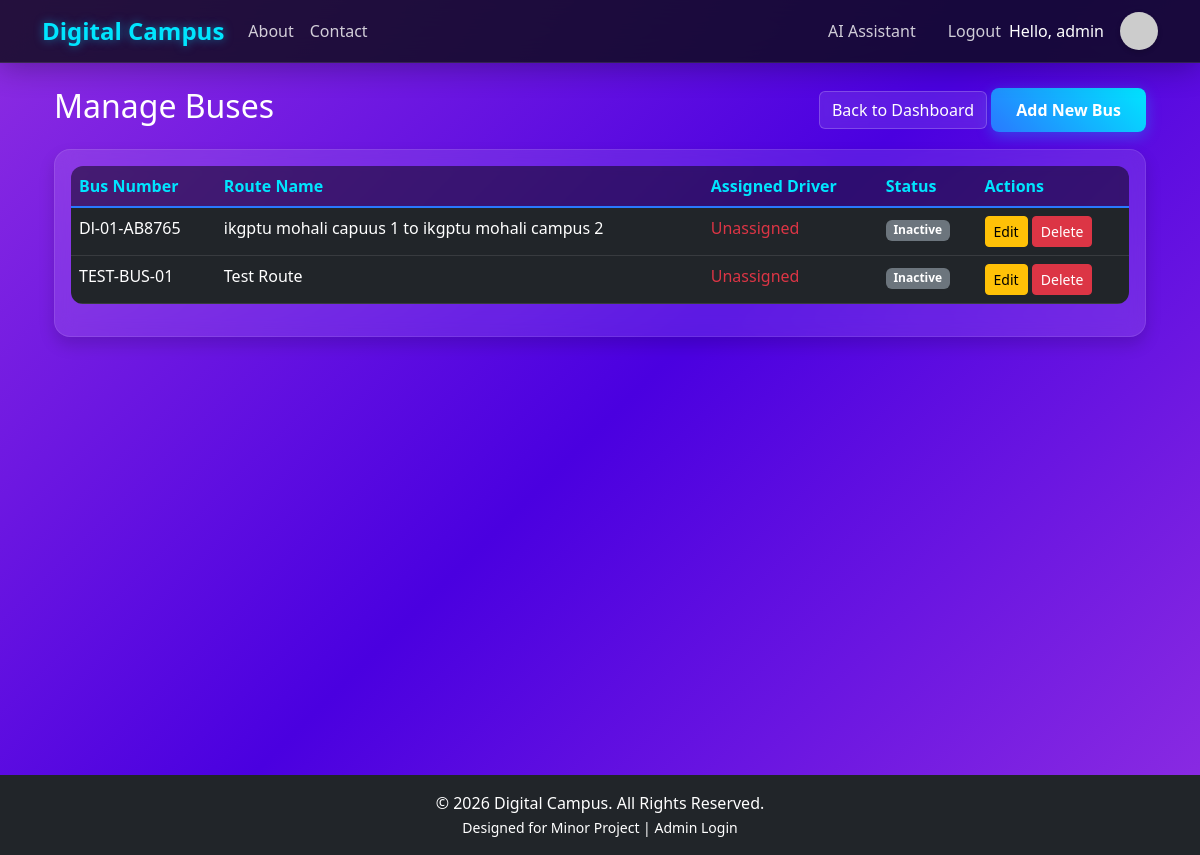
/manage-buses/ (signed in), run on the app's committed database.
### core/models.py (models this page shows, shortened)
class User(AbstractUser):
    ROLE_CHOICES = (
        ('student', 'Student'),
        ('teacher', 'Teacher'),
        ('admin', 'Admin'),
        ('driver', 'Driver'),
    )
    role = models.CharField(max_length=10, choices=ROLE_CHOICES, default='student')
    profile_pic = models.ImageField(upload_to='profile_pics/', blank=True, null=True)
    def is_admin(self):
        return self.role == 'admin'
    @property
    def display_name(self):
        full_name = f"{self.first_name} {self.last_name}".strip()
        return full_name if full_name else self.username

class Bus(models.Model):
    bus_number = models.CharField(max_length=20, unique=True)
    driver = models.OneToOneField(Driver, on_delete=models.SET_NULL, null=True, blank=True)
    route_name = models.CharField(max_length=100)
    latitude = models.FloatField(null=True, blank=True)
    longitude = models.FloatField(null=True, blank=True)
    last_updated = models.DateTimeField(auto_now=True)
    is_active = models.BooleanField(default=False) # Is the trip active?

### core/views.py (the view)
# urls.py: path('manage-buses/', views.admin_bus_list, name='admin_bus_list'),
@login_required
def admin_bus_list(request):
    if not request.user.is_admin():
        return redirect('home')
    buses = Bus.objects.all().order_by('bus_number')
    return render(request, 'core/admin_bus_list.html', {'buses': buses})

### templates/core/admin_bus_list.html
{% extends 'base.html' %}
{% block content %}
<div class="container mt-4">
    <div class="d-flex justify-content-between align-items-center mb-3">
        <h2>Manage Buses</h2>
        <div>
            <a href="{% url 'admin_dashboard' %}" class="btn btn-secondary">Back to Dashboard</a>
            <a href="{% url 'admin_add_bus' %}" class="btn btn-primary">Add New Bus</a>
        </div>
    </div>
    <div class="card shadow"
        style="background: rgba(255, 255, 255, 0.1); backdrop-filter: blur(10px); border: 1px solid rgba(255, 255, 255, 0.1);">
        <div class="card-body">
            {% if buses %}
            <div class="table-responsive">
                <table class="table table-dark table-hover" style="background: transparent;">
                    <thead class="table-dark">
                        <tr>
                            <th>Bus Number</th>
                            <th>Route Name</th>
                            <th>Assigned Driver</th>
                            <th>Status</th>
                            <th>Actions</th>
                        </tr>
                    </thead>
                    <tbody>
                        {% for bus in buses %}
                        <tr>
                            <td>{{ bus.bus_number }}</td>
                            <td>{{ bus.route_name }}</td>
                            <td>
                                {% if bus.driver %}
                                {{ bus.driver.user.username }} ({{ bus.driver.phone_number }})
                                {% else %}
                                <span class="text-danger">Unassigned</span>
                                {% endif %}
                            </td>
                            <td>
                                {% if bus.is_active %}
                                <span class="badge bg-success">Active</span>
                                {% else %}
                                <span class="badge bg-secondary">Inactive</span>
                                {% endif %}
                            </td>
                            <td>
                                <a href="{% url 'admin_edit_bus' bus.id %}" class="btn btn-sm btn-warning">Edit</a>
                                <a href="{% url 'admin_delete_bus' bus.id %}" class="btn btn-sm btn-danger"
                                    onclick="return confirm('Are you sure you want to delete this bus?');">Delete</a>
                            </td>
                        </tr>
                        {% endfor %}
                    </tbody>
                </table>
            </div>
            {% else %}
            <div class="alert alert-info text-center">
                No buses found. Click "Add New Bus" to get started.
            </div>
            {% endif %}
        </div>
    </div>
</div>
{% endblock %}

### templates/includes/navbar.html (shortened to what this page needs)
<nav class="navbar navbar-expand-lg navbar-dark bg-dark">
    <div class="container">
        <div class="d-flex align-items-center">
            <a class="navbar-brand fw-bold mb-0" href="{% url 'home' %}">Digital Campus</a>
        </div>
        {% if user.is_authenticated %}
        <div class="d-flex align-items-center ms-auto order-lg-last">
            <a href="{% url 'user_profile' %}" class="text-decoration-none d-flex align-items-center">
                <span class="text-white d-none d-lg-block me-3 fw-medium">Hello, {{ user.display_name }}</span>
                {% if user.profile_pic %}
                    <img src="{{ user.profile_pic.url }}" alt="Profile" style="width: 38px; height: 38px; border-radius: 50%; object-fit: cover; border: 2px solid rgba(255,255,255,0.2);">
                {% else %}
                    <img src="https://ui-avatars.com/api/?name={{ user.display_name }}&background=6366f1&color=fff&size=38&font-size=0.5" alt="Profile" style="width: 38px; height: 38px; border-radius: 50%; box-shadow: 0 2px 5px rgba(0,0,0,0.2);">
                {% endif %}
            </a>
        </div>
        {% endif %}
        <div class="collapse navbar-collapse order-lg-2" id="navbarNav">
            <ul class="navbar-nav me-auto">
                <li class="nav-item">
                    <a class="nav-link" href="{% url 'about' %}">About</a>
                </li>
                <li class="nav-item">
                    <a class="nav-link" href="{% url 'contact' %}">Contact</a>
                </li>
            </ul>
            <ul class="navbar-nav ms-auto">
                {% if user.is_authenticated %}
                <li class="nav-item me-lg-3">
                    <a class="nav-link text-white" href="{% url 'chatbot' %}">AI Assistant</a>
                </li>
                <li class="nav-item">
                    <a class="nav-link text-white" href="{% url 'logout' %}">Logout</a>
                </li>
                {% endif %}
            </ul>
        </div>
    </div>
</nav>

### static/css/style.css (style rules this page uses)
:root { --primary-color: #00e5ff; --secondary-color: #2979ff; --accent-color: #ff4081; --bg-gradient-start: #8e2de2; --bg-gradient-mid: #4a00e0; --bg-gradient-end: #8e2de2; --glass-bg: rgba(20, 20, 35, 0.6); --glass-border: rgba(255, 255, 255, 0.25); --text-color: #ffffff; --card-hover-bg: rgba(45, 45, 79, 0.8); }
body { background: linear-gradient(135deg, var(--bg-gradient-start), var(--bg-gradient-mid), var(--bg-gradient-end)); min-height: 100vh; font-family: 'Segoe UI', Tahoma, Geneva, Verdana, sans-serif; color: var(--text-color); background-attachment: fixed; }
.card { background: var(--glass-bg); border: 1px solid var(--glass-border); backdrop-filter: blur(10px); -webkit-backdrop-filter: blur(10px); border-radius: 16px; box-shadow: 0 4px 30px rgba(0, 0, 0, 0.3); color: #fff; transition: transform 0.3s ease, box-shadow 0.3s ease, background 0.3s; }
.navbar { background: rgba(10, 10, 20, 0.8) !important; backdrop-filter: blur(20px); -webkit-backdrop-filter: blur(20px); border-bottom: 1px solid rgba(255, 255, 255, 0.1); box-shadow: 0 4px 30px rgba(0, 0, 0, 0.3); }
.navbar-brand { color: var(--primary-color) !important; font-weight: 700; font-size: 1.5rem; text-shadow: 0 0 10px rgba(0, 210, 255, 0.5); }
.nav-link { color: rgba(255, 255, 255, 0.8) !important; transition: color 0.3s; }
.btn-primary { background: linear-gradient(45deg, var(--secondary-color), var(--primary-color)); border: none; border-radius: 8px; padding: 10px 25px; font-weight: 600; box-shadow: 0 4px 15px rgba(0, 210, 255, 0.3); transition: all 0.3s ease; }
.btn-secondary { background: rgba(255, 255, 255, 0.1); border: 1px solid rgba(255, 255, 255, 0.2); color: #fff; backdrop-filter: blur(5px); }
.table { background: rgba(0, 0, 0, 0.3); border-radius: 12px; overflow: hidden; color: #e0e0e0; border-color: rgba(255, 255, 255, 0.1); }
.table thead th { background-color: rgba(0, 0, 0, 0.5) !important; color: var(--primary-color) !important; border-bottom: 2px solid var(--secondary-color); }
.table td, .table th { border-color: rgba(255, 255, 255, 0.1); }
a { color: var(--primary-color); text-decoration: none; }

### data on the page
User: display_name "admin"
Bus: bus_number "Dl-01-AB8765", route_name "ikgptu mohali capuus 1 to ikgptu mohali campus 2", shows "Unassigned", is_active "Inactive"
Bus: bus_number "TEST-BUS-01", route_name "Test Route", shows "Unassigned", is_active "Inactive"
